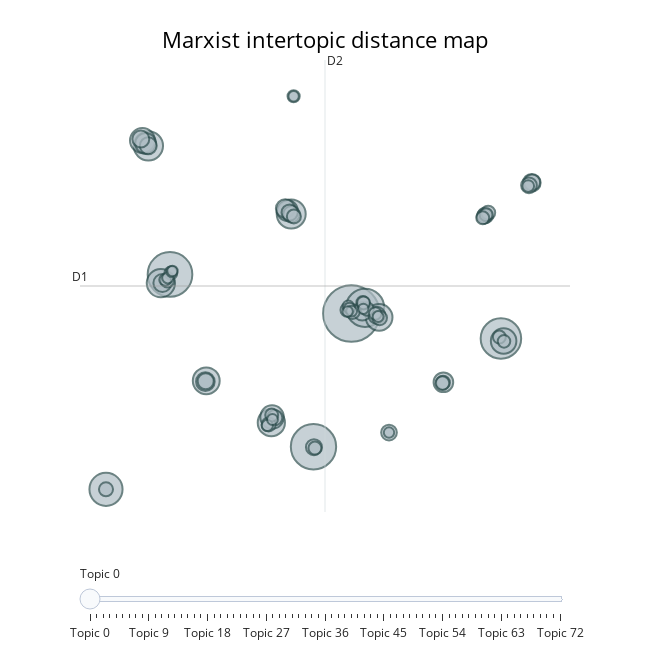

Notebook code cell kept with this figure:
### Code cell
marxist.visualize_topics( title='Marxist intertopic distance map' ).write_image("marxist-intertopic-distance.pdf")
marxist.visualize_topics( title='Marxist intertopic distance map' )
